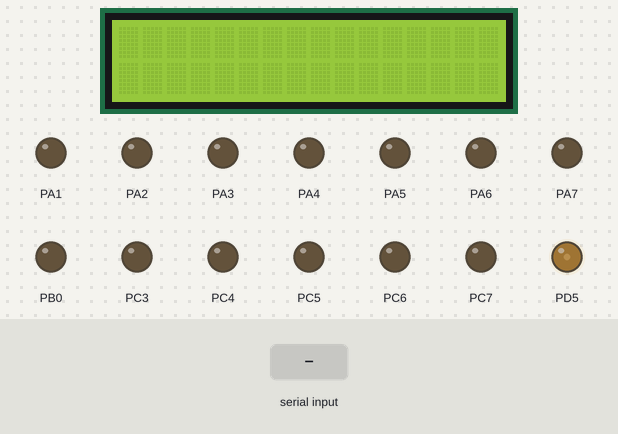
This program was run on a simulated ATmega32, built with avr-gcc and emulated at 8 MHz. Shown: 16×2 character LCD, output pins drawn as LEDs (lit = HIGH). Wiring (inferred from the names in the program): character LCD (HD44780): RS PB1; R/W PB3; E PB2; data PB4, PB5, PB6, PB7. Dashed ring = blinking. Inputs (shaded band) come from the test bench. Pins used as bus, display or sensor lines are not drawn.

Above: at 1.2 s.
1.3 s: "B" received over Serial
At 1.6 s:
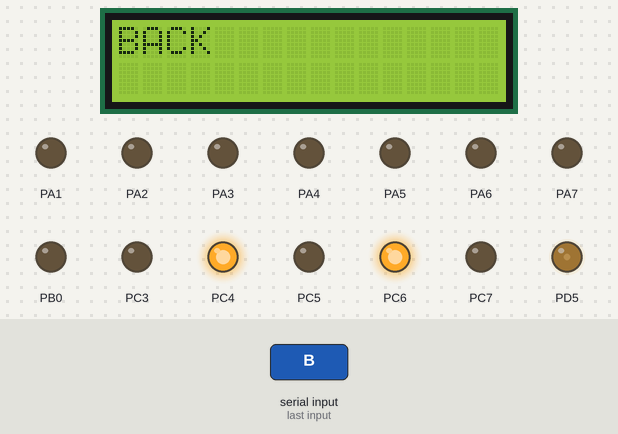
2.8 s: "F" received over Serial
At 4.0 s:
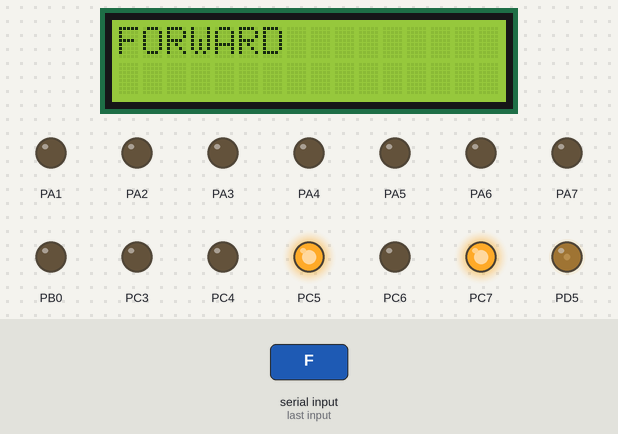
4.3 s: "R" received over Serial
At 5.1 s:
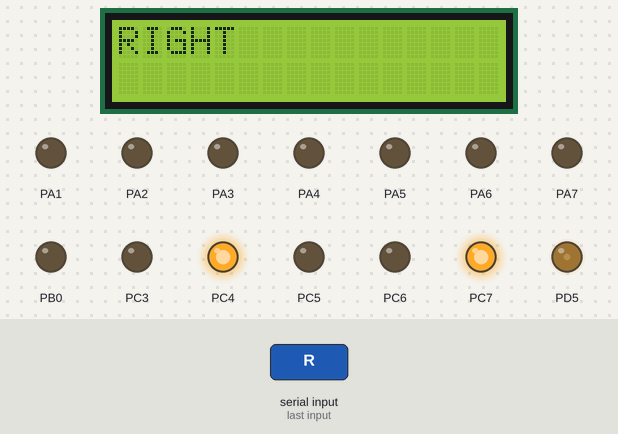
5.8 s: "L" received over Serial
At 6.2 s:
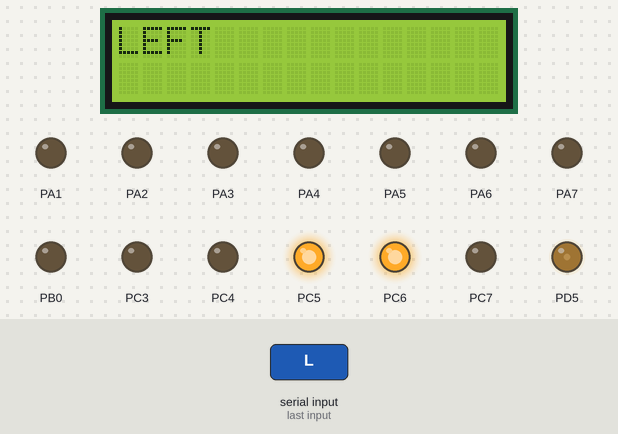
7.3 s: "X" received over Serial
At 7.55 s:
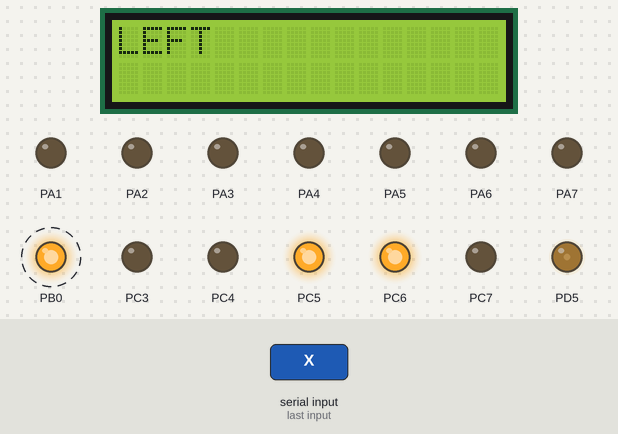
9.4 s: "V" received over Serial
At 10.8 s:
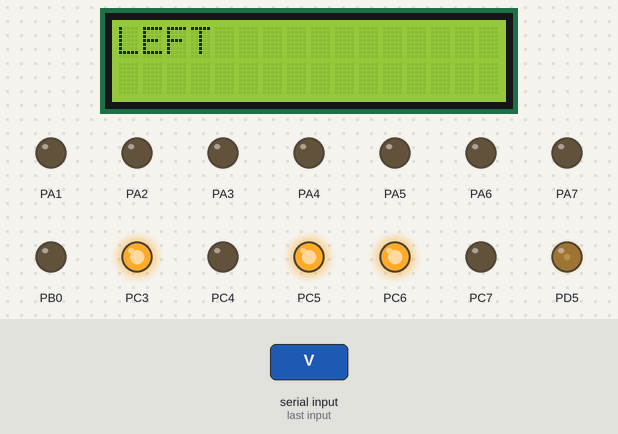
Timing chart, 0 to 11.9 s (numbered marks = the images above; inputs shaded):
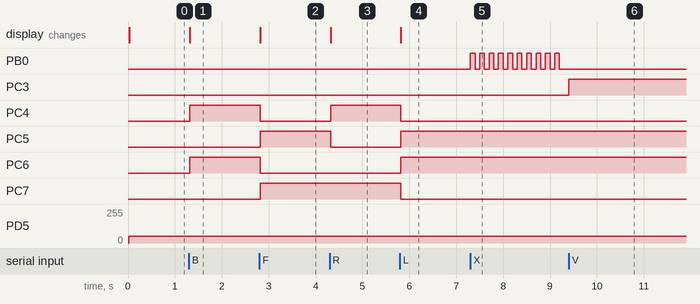

The program:

main.c
```c
/*********************************************************************************
 * Control the car using Bluetooth.c
 * Created: 1/02/2023
 * Author : Salama Mohammed
 ********************************************************************************/

#include "GPIO_Driver.h"
#include "EXTI_Driver.h"
#include "LCD.h"
#include "USART_Driver.h"
#include "SPI_Driver.h"
#include "I2C_Driver.h"
#include "EEPROM.h"
#include "TIMER0_Driver.h"
#include "PWM_Driver.h"
#include "Servo_Motor.h"
#include "HC_05_Bluetooth.h"

unsigned char Data;
unsigned char DATA;

void ISR_Bluetooth (void)
{
	Bluetooth_RX_Byte(&Data);
	if(Data =='B')
	{
		lcd_Clear();
		LCD_String("BACK");
		MCAL_GPIO_WritePin(GPIOC , GPIO_PIN_4 , SET) ;
		MCAL_GPIO_WritePin(GPIOC , GPIO_PIN_5 , RESET) ;
		MCAL_GPIO_WritePin(GPIOC , GPIO_PIN_6 , SET) ;
		MCAL_GPIO_WritePin(GPIOC , GPIO_PIN_7 , RESET) ;
	}
	else if(Data =='F')
	{
		lcd_Clear();
		LCD_String("FORWARD");
		MCAL_GPIO_WritePin(GPIOC , GPIO_PIN_4 , RESET) ;
		MCAL_GPIO_WritePin(GPIOC , GPIO_PIN_5 , SET) ;
		MCAL_GPIO_WritePin(GPIOC , GPIO_PIN_6 , RESET) ;
		MCAL_GPIO_WritePin(GPIOC , GPIO_PIN_7 , SET) ;
	}
	else if(Data =='R')
	{
		lcd_Clear();
		LCD_String("RIGHT");
		MOTOR_Speed(1);
		MCAL_GPIO_WritePin(GPIOC , GPIO_PIN_4 , SET) ;
		MCAL_GPIO_WritePin(GPIOC , GPIO_PIN_5 , RESET) ;
		MCAL_GPIO_WritePin(GPIOC , GPIO_PIN_6 , RESET) ;
		MCAL_GPIO_WritePin(GPIOC , GPIO_PIN_7 , SET) ;
	}
	else if(Data =='L')
	{
		lcd_Clear();
		LCD_String("LEFT");
		MOTOR_Speed(1);
		MCAL_GPIO_WritePin(GPIOC , GPIO_PIN_4 , RESET) ;
		MCAL_GPIO_WritePin(GPIOC , GPIO_PIN_5 , SET) ;
		MCAL_GPIO_WritePin(GPIOC , GPIO_PIN_6 , SET) ;
		MCAL_GPIO_WritePin(GPIOC , GPIO_PIN_7 , RESET) ;
	}
	else if(Data =='S')
	{
		MCAL_GPIO_WritePin(GPIOC , GPIO_PIN_4 , RESET) ;
		MCAL_GPIO_WritePin(GPIOC , GPIO_PIN_5 , RESET) ;
		MCAL_GPIO_WritePin(GPIOC , GPIO_PIN_6 , RESET) ;
		MCAL_GPIO_WritePin(GPIOC , GPIO_PIN_7 , RESET) ;
	}
	else if(Data =='X')
	{
		DATA=20;
		while(DATA)
		{
			MCAL_GPIO_TogglePin(GPIOB , GPIO_PIN_0 ) ;
			_delay_ms(100);
			DATA--;
		}
	}
	else if(Data =='V')
	{
		MCAL_GPIO_WritePin(GPIOC , GPIO_PIN_3 , SET) ;
	}
	else if(Data =='v')
	{
		MCAL_GPIO_WritePin(GPIOC , GPIO_PIN_3 , RESET) ;
	}
	else if(Data =='W')
	{
		MCAL_GPIO_WritePin(GPIOC , GPIO_PIN_1 , SET) ;
	}
	else if(Data =='w')
	{
		MCAL_GPIO_WritePin(GPIOC , GPIO_PIN_1 , RESET) ;
	}
	else if(Data =='U')
	{
		MCAL_GPIO_WritePin(GPIOC , GPIO_PIN_2 , SET) ;
	}
	else if(Data =='u')
	{
		MCAL_GPIO_WritePin(GPIOC , GPIO_PIN_2 , RESET) ;
	}
	else
	{
		if(Data=='0')
		{
			lcd_Clear();
			LCD_String("STOB");
			MOTOR_Speed(0);
			SEG_Display(0);
		}
		else if(Data=='1')
		{
			MOTOR_Speed(1);
			SEG_Display(1);
		}
		else if(Data=='2')
		{
			MOTOR_Speed(2);
			SEG_Display(2);
		}
		else if(Data=='3')
		{
			MOTOR_Speed(3);
			SEG_Display(3);
		}
		else if(Data=='4')
		{
			MOTOR_Speed(4);
			SEG_Display(4);
		}
		else if(Data=='5')
		{
			MOTOR_Speed(5);
			SEG_Display(5);
		}
	}
}


int main(void)
{
	GPIO_Pinconfig_t GPIO_Conf ;
	GPIO_Conf.pinNumber = GPIO_PIN_0 ;
	GPIO_Conf.GPIO_MODE =  GPIO_MODE_OUTPUT ;
	MCAL_GPIO_Init(GPIOB , &GPIO_Conf ) ;

	GPIO_Conf.pinNumber = GPIO_PIN_1 ;
	GPIO_Conf.GPIO_MODE =  GPIO_MODE_OUTPUT ;
	MCAL_GPIO_Init(GPIOC , &GPIO_Conf ) ;

	GPIO_Conf.pinNumber = GPIO_PIN_2 ;
	GPIO_Conf.GPIO_MODE =  GPIO_MODE_OUTPUT ;
	MCAL_GPIO_Init(GPIOC , &GPIO_Conf ) ;

	GPIO_Conf.pinNumber = GPIO_PIN_3 ;
	GPIO_Conf.GPIO_MODE =  GPIO_MODE_OUTPUT ;
	MCAL_GPIO_Init(GPIOC , &GPIO_Conf ) ;

	GPIO_Conf.pinNumber = GPIO_PIN_4 ;
	GPIO_Conf.GPIO_MODE =  GPIO_MODE_OUTPUT ;
	MCAL_GPIO_Init(GPIOC , &GPIO_Conf ) ;

	GPIO_Conf.pinNumber = GPIO_PIN_5 ;
	GPIO_Conf.GPIO_MODE =  GPIO_MODE_OUTPUT ;
	MCAL_GPIO_Init(GPIOC , &GPIO_Conf ) ;

	GPIO_Conf.pinNumber = GPIO_PIN_6 ;
	GPIO_Conf.GPIO_MODE =  GPIO_MODE_OUTPUT ;
	MCAL_GPIO_Init(GPIOC , &GPIO_Conf ) ;

	GPIO_Conf.pinNumber = GPIO_PIN_7 ;
	GPIO_Conf.GPIO_MODE =  GPIO_MODE_OUTPUT ;
	MCAL_GPIO_Init(GPIOC , &GPIO_Conf ) ;


	SEG_Init();
	MOTOR_Init();
	MOTOR_Speed(1);
	Bluetooth_Init( INT_Enable) ;
	LCD_init();

	while (1)
	{

	}
	return 0;
}
```

EXTI_Driver.c
```c
/*
 * EXTI_Driver.c
 *
 * Created: 31/08/2022 11:54:55 م
 *  Author: salama mohamed
 */

#include "EXTI_Driver.h"
/*
 * ===============================================================
 *
 *                      Generic Variable
 *
 * ===============================================================
 */

void (*GP_IRQ_CALL[3])(void);

//=========================================================================================


/*
 * ===============================================================
 *
 *                      Generic Macro
 *
 * ===============================================================
 */


//==========================================================================================


/*
 * ===============================================================
 *
 *                      Generic Function
 *
 * ===============================================================
 */


//====================================================================================================


/*
 * ===============================================================
 *
 *                      API Function Definitions
 *
 * ===============================================================
 */


/**================================================================
* @Fn				-MCAL_EXTI_GPIO_Init
* @brief		  	-Initializes the EXTI [0-3] according to the specified parameters in the EXTI_Config
* 					 @ ref  EXTI_Define And @ ref  EXTI_Trigger_Define Trigger and @ ref  EXTI_IRQ_Define to enable and disable
* @param [in] 		-EXTI_Config: configuration information for the specified EXTI from 0 to 2
* 					 take a pointer to function (this function calling at interrupt)
* @retval 			-none
* Note				-none
*/

void MCAL_EXTI_GPIO_Init(EXTI_PinConfig_t* EXTI_Config)
{
	GPIO_Pinconfig_t pin ;// used to set GPIO

	if ( EXTI_Config->EXTI_Number == EXTI_INT0 )
	{
		//1 GPIO INPUT PORTD PIN 2
		pin.pinNumber = GPIO_PIN_2 ;
		pin.GPIO_MODE = GPIO_MODE_INPUT_FLO ;
		MCAL_GPIO_Init(GPIOD , &pin ) ;

		// 2 Set Rising and Falling
		// Clear
		EXTI->MCUCR &=~(0X3) ;
		// set
		if( EXTI_Config->Trigger_case == EXTI_Trigger_Falling )
		{
			EXTI->MCUCR |= 0X3 ;
		}
		else if ( EXTI_Config->Trigger_case == EXTI_Trigger_Rising )
		{
			EXTI->MCUCR |= 0X2 ;
		}
		else
		{
			EXTI->MCUCR |= 0X1 ;
		}

		//3 IRQ Function Call
		GP_IRQ_CALL[EXTI_Config->EXTI_Number] = EXTI_Config->P_IRQ_CALL ;

		//4 Enable EXTI
		if( EXTI_Config->EXTI_EN == EXTI_IRQ_Enable)
		{
			EXTI_GLOBAL_Enable()	;
			EXTI_INT0_Enable()		;
		}
		else
		{
			EXTI_GLOBAL_Disable()	;
			EXTI_INT0_Disable()		;
		}

	}
	else if ( EXTI_Config->EXTI_Number == EXTI_INT1 )
	{
		//1 GPIO INPUT PORTD PIN 3
		pin.pinNumber = GPIO_PIN_3 ;
		pin.GPIO_MODE = GPIO_MODE_INPUT_FLO ;
		MCAL_GPIO_Init(GPIOD , &pin ) ;

		// 2 Set Rising and Falling
		// Clear
		EXTI->MCUCR &=~(0X3 << 2 ) ;
		// set
		if( EXTI_Config->Trigger_case == EXTI_Trigger_Falling )
		{
			EXTI->MCUCR |= ( 0X3 <<2 ) ;
		}
		else if ( EXTI_Config->Trigger_case == EXTI_Trigger_Rising )
		{
			EXTI->MCUCR |= ( 0X2 << 2 ) ;
		}
		else
		{
			EXTI->MCUCR |= ( 0X1 << 2 ) ;
		}

		//3 IRQ Function Call
		GP_IRQ_CALL[EXTI_Config->EXTI_Number] = EXTI_Config->P_IRQ_CALL ;

		//4 Enable EXTI
		if( EXTI_Config->EXTI_EN == EXTI_IRQ_Enable)
		{
			EXTI_GLOBAL_Enable()	;
			EXTI_INT1_Enable()		;
		}
		else
		{
			EXTI_GLOBAL_Disable()	;
			EXTI_INT1_Disable()		;
		}
	}
	else
	{
		//1 GPIO INPUT PORTB PIN 2
		pin.pinNumber = GPIO_PIN_2 ;
		pin.GPIO_MODE = GPIO_MODE_INPUT_FLO ;
		MCAL_GPIO_Init(GPIOB , &pin ) ;

		// 2 Set Rising and Falling
		// Clear
		EXTI->MCUCSR &=~( 1 << 6 ) ;
		// set
		if( EXTI_Config->Trigger_case == EXTI_Trigger_Falling )
		{
			EXTI->MCUCSR &=~( 1 << 6 ) ;
		}
		else if ( EXTI_Config->Trigger_case == EXTI_Trigger_Rising )
		{
			EXTI->MCUCSR |=( 1 << 6 ) ;
		}

		//3 IRQ Function Call
		GP_IRQ_CALL[EXTI_Config->EXTI_Number] = EXTI_Config->P_IRQ_CALL ;

		//4 Enable EXTI
		if( EXTI_Config->EXTI_EN == EXTI_IRQ_Enable)
		{
			EXTI_GLOBAL_Enable()	;
			EXTI_INT2_Enable()		;
		}
		else
		{
			EXTI_GLOBAL_Disable()	;
			EXTI_INT2_Disable()		;
		}

	}
}


/**================================================================
* @Fn				-MCAL_EXTI_GPIO_DeInit
* @brief		  	-Reset all the EXTI Register
* @retval 			-none
* Note				-none
*/

void MCAL_EXTI_GPIO_DeInit(void)
{
	EXTI_GLOBAL_Disable()		;
	EXTI->MCUCSR &=~( 1 << 6 )	;
	EXTI->MCUCR &=~( 0XF )		;
	EXTI_INT0_Disable()			;
	EXTI_INT1_Disable()			;
	EXTI_INT2_Disable()			;
}

//=========================================================================================================

/*
 * ===============================================================
 *
 *                      ISR Function Definitions
 *
 * ===============================================================
 */


void __vector_1 (void) __attribute__((signal));
void __vector_1 (void)
{
	//Call function
	GP_IRQ_CALL[0]();
}


void __vector_2 (void) __attribute__((signal));
void __vector_2 (void)
{
	//Call function
	GP_IRQ_CALL[1]();
}


void __vector_3 (void) __attribute__((signal));
void __vector_3 (void)
{
	//Call function
	GP_IRQ_CALL[2]();
}
```

I2C_Driver.c
```c
/*
 * I2C_Driver.c
 *
 * Created: 9/25/2022 3:18:46 PM
 *  Author: salama
 */

#include "I2C_Driver.h"

/*
 * ===============================================================
 *
 *                      Generic Variable
 *
 * ===============================================================
 */

I2C_config_t* g_I2C_Config = NULL ;

//===============================================================================


/*
 * ===============================================================
 *
 *                      API Function Definitions
 *
 * ===============================================================
 */


/**================================================================
* @Fn				-MCAL_I2C_Init
* @brief		  	-Initializes the I2C  according to the specified parameters in the I2C_Config
* 					 @ ref  I2C_Speed_MODE_Define  and  @ ref  I2C_Own_Address_Define  and ....
* @param [in] 		-I2C_Config: configuration information for  I2C
* 					 take a pointer to function (this function calling at interrupt)
* @retval 			-none
* Note				-none
*/
void MCAL_I2C_Init(I2C_config_t* I2C_Config)
{
	g_I2C_Config = I2C_Config ;
	I2C->TWAR = I2C_Config->Own_Address ;
	I2C->TWSR = I2C_Config->Prescaler  ;
	if(I2C_Config->IRQ_EN == I2C_IRQ_ENABLE_Enable)
	{
		TWCR |=I2C_Config->IRQ_EN ;
		EXTI_GLOBAL_Enable();
	}
	else
	{
		TWCR &=I2C_Config->IRQ_EN ;
		EXTI_GLOBAL_Disable() ;
	}
	I2C->TWBR =(uint8_t)(((F_CPU/I2C_Config->Speed_MODE)-16)/(2*1)) ;
	// enable I2C and ACK
	TWCR |=(1<<2 ) | (1<<6) ;
}


/**================================================================
* @Fn				-MCAL_I2C_Master_TX
* @brief		  	-send data by I2C from master to slave , data must be 8
* @param [in] 		-PTXBuffer:  the data to be send
* @param [in] 		-Address: slave address
* @retval 			-none
* Note				-this function contains the I2C_Generate_Start and I2C_Generate_Stop function .
*/
void MCAL_I2C_Master_TX( uint8_t Address , uint8_t* PTXBuffer , uint8_t Datalen  , stop_cmd Stop )
{
	uint8_t i ;
	// send start bit
	I2C_Generate_Start();
	// send address slave
	I2C->TWDR = (Address) ;
	TWCR |=(1<<7) ;
	while(!(Get_flag_stutus(TWINT))); // Wait until receive ACK from Slave
	if(Get_flag_stutus(SLA_W_Transmitted))
	{
		//while(1);
		//ERROR
	}
	// send data
	for(i=0 ; i<Datalen ; i++)
	{
		I2C->TWDR =PTXBuffer[i];
		TWCR |=(1<<7) ;
		while(!(Get_flag_stutus(TWINT))); // Wait until receive ACK from Slave
		if(Get_flag_stutus(M_DATA_Transmitted))
		{
			//ERROR
		}
	}
	// send stop bit
	if ( Stop == With_Stop)
	{
		I2C_Generate_Stop();
	}
}


/**================================================================
* @Fn				-MCAL_I2C_Master_RX
* @brief		  	-Receive  data by I2C from slave tto master , data must be 8 .
* @param [in] 		-Address: slave address
* @retval 			-none
* Note				-this function contains the I2C_Generate_Start and I2C_Generate_Stop function .
*/
void MCAL_I2C_Master_RX( uint8_t Address , uint8_t* PRXBuffer , uint8_t Dataln )
{
	uint8_t i ;
	// send start bit
	I2C_Generate_Start();
	// send address slave
	I2C->TWDR = (Address) ;
	TWCR |=(1<<7)|(1<<6) ;
	while(!(Get_flag_stutus(TWINT)));  // Wait until receive ACK from Slave
	if(Get_flag_stutus(SLA_R_Transmitted))
	{
		//ERROR
	}

	for( i=0 ; i<Dataln ;i++ )
	{
		// receive data from slave
		TWCR |=(1<<7) ;
		while(!(Get_flag_stutus(TWINT))); // Wait until receive ACK from Slave ( complete receive data )
		if(Get_flag_stutus(M_DATA_Received))
		{
			//ERROR
		}
		// return data and generate stop
		PRXBuffer[i]= I2C->TWDR ;
	}
	I2C_Generate_Stop();
}


/**================================================================
* @Fn				-I2C_Generate_Start
* @brief		  	-generate start condition to start transmitter .
* @retval 			-none
* Note				-none
*/
void I2C_Generate_Start( void )
{
	TWCR =(1<<7) | (1<<5) | (1<<2) ;
	while(!(Get_flag_stutus(TWINT)));
	if(Get_flag_stutus(START_Transmitted))
	{
		//ERROR
	}
	// clear start bit
	TWCR &=~(160) ;
}


/**================================================================
* @Fn				-Get_flag_stutus
* @brief		  	-check the current state to I2C ( busy , receive data , receive address ...... ) .
* @param [in] 		-flag: the status to be check
* @retval 			-FlagStatus
* Note				-none
*/
FlagStatus Get_flag_stutus(  Status flag )
{
	FlagStatus current_state ;
	switch( flag )
	{
	case TWINT :
		if (TWCR & 1<<7 )
			current_state=SET ;
		else
			current_state=RESET ;
		break;
	case START_Transmitted :
		if ((I2C->TWSR & 0XF8) != 0X08 )
			current_state=SET ;
		else
			current_state=RESET ;
		break;
	case SLA_W_Transmitted :
		if ((I2C->TWSR & 0XF8) != 0X18 )
			current_state=SET ;
		else
			current_state=RESET ;
		break;
	case M_DATA_Transmitted :
		if ((I2C->TWSR & 0XF8) != 0X28 )
			current_state=SET ;
		else
			current_state=RESET ;
		break;
	case SLA_W_Received :
		if ((I2C->TWSR & 0XF8) != 0X60 )
			current_state=SET ;
		else
			current_state=RESET ;
		break;
	case S_DATA_Received :
		if ((I2C->TWSR & 0XF8) != 0X80 )
			current_state=SET ;
		else
			current_state=RESET ;
		break;
	case SLA_R_Transmitted :
		if ((I2C->TWSR & 0XF8) != 0X40 )
			current_state=SET ;
		else
			current_state=RESET ;
		break;
	case M_DATA_Received :
		if ((I2C->TWSR & 0XF8) != 0X50 )
			current_state=SET ;
		else
			current_state=RESET ;
		break;
	case SLA_R_Received :
		if ((I2C->TWSR & 0XF8) != 0XA8 )
			current_state=SET ;
		else
			current_state=RESET ;
		break;
	case S_DATA_Transmitted :
		if ((I2C->TWSR & 0XF8) != 0XB8 )
			current_state=SET ;
		else
			current_state=RESET ;
		break;
	}
	return current_state ;
}


/**================================================================
* @Fn				-I2C_Generate_Stop
* @brief		  	-generate stop condition to end transmitter .
* @retval 			-none
* Note				-none
*/
void I2C_Generate_Stop(void )
{
	TWCR =(1<<7) | (1<<4) | (1<<2) ;
}


/**================================================================
* @Fn				-MCAL_I2C_Slave_TX
* @brief		  	-send data by I2C from  slave to master , data must be 8
* @param [in] 		-PTXBuffer:  the data to be send
* @retval 			-none
* Note				-none.
*/
void MCAL_I2C_Slave_TX( uint8_t PTXBuffer  )
{
	// wait until receive address from master
	while(!(Get_flag_stutus(TWINT)));
	if(Get_flag_stutus(SLA_R_Received))
	{
		//ERROR
	}
	// send data to master
	I2C->TWDR = PTXBuffer ;
	TWCR |=(1 << 7)  ;
	while(!(Get_flag_stutus(TWINT)));
	if(Get_flag_stutus(S_DATA_Transmitted))
	{
		//ERROR
	}
	// clear flag
	TWCR |=(1 << 7) ;
}


/**================================================================
* @Fn				-MCAL_I2C_Slave_RX
* @brief		  	-Receive data by I2C from  master to slave , data must be 8
* @retval 			-return data received from master .
* Note				-none.
*/
uint8_t MCAL_I2C_Slave_RX( void )
{
	// set ACK , enable I2C , clear flag
	TWCR =(1 << 7) | (1 << 6) | (1 << 2);
	// wait until receive address
	while(!(Get_flag_stutus(TWINT)));
	if(Get_flag_stutus(SLA_W_Received))
	{
		//ERROR
	}
	// receive data from master
	TWCR =(1 << 7) | (1 << 6) | (1 << 2);
	while(!(Get_flag_stutus(TWINT)));
	if(Get_flag_stutus(S_DATA_Received))
	{
		//ERROR
	}
	// return data
	return I2C->TWDR;
}

/*
 * ===============================================================
 *
 *                      ISR Function Definitions
 *
 * ===============================================================
 */


void __vector_19 (void) __attribute__((signal));
void __vector_19 (void)
{
	g_I2C_Config->P_IRQ_CALL() ;
}

//====================================================================
```

DC_MOTOR.c
```c
/*
 * DC_MOTOR.c
 *
 * Created: 12/4/2022 11:30:01 PM
 *  Author: Salama Mohammed
 */

#include "DC_MOTOR.h"

uint16_t TOP=0;
void MOTOR_Init(void)
{
		PWM_config_t PWM_Config ;
		PWM_Config.Compare_Value_CH_B = 0 ;
		PWM_Config.Compare_Value_CH_A = 0 ;
		PWM_Config.Output_Compare_pin_A = PWM_Output_Compare_pin_A_Clear_At_Compare_Value_Set_At_TOP ;
		PWM_Config.Output_Compare_pin_B = PWM_Output_Compare_pin_B_Disable ;
		PWM_Config.Clock_Source = PWM_Clock_Source_clk_64 ;
		PWM_Config.TOP_Value = (uint16_t)((F_CPU/(64*50))-1) ;
		PWM_Config.OCIE1A_EN = PWM_OCIE1A_ENABLE_Disable ;
		PWM_Config.OCIE1B_EN = PWM_OCIE1B_ENABLE_Disable ;
		PWM_Config.TOIE1_EN = PWM_TOIE1_ENABLE_Disable ;
		PWM_Config.P_OCIE1A_CALL = NULL ;
		PWM_Config.P_OCIE1B_CALL = NULL ;
		PWM_Config.P_TOIE1_CALL = NULL ;
		MCAL_PWM_Init(&PWM_Config) ;
		TOP = PWM_Config.TOP_Value+1;
}

void MOTOR_Speed(uint8_t speed)
{
	uint16_t Compare_Value=0 ;
	Compare_Value=TOP;
	Compare_Value /=5;
	if (speed==0)
	{
		Compare_Value = (TOP*speed);
	}
	else
	{
		Compare_Value = (Compare_Value*speed)-1;
	}
	MCAL_PWM_Set_Compare_Value(Compare_Value,A) ;
}
```

Source omitted: PWM_Driver.c (5435 bytes), SPI_Driver.c (7289 bytes), TIMER0_Driver.c (3834 bytes), USART_Driver.c (11698 bytes), Atmega32.h (4834 bytes), EXTI_Driver.h (2123 bytes), I2C_Driver.h (2714 bytes), PWM_Driver.h (4479 bytes), SPI_Driver.h (4181 bytes), TIMER0_Driver.h (3809 bytes), USART_Driver.h (5611 bytes), EEPROM.c (1200 bytes) and 12 more

Measured:
- after the input at 1.3 s, PC4, PC6: LOW → HIGH at once; the display: changes at once (image 1)
- after the input at 2.8 s, PC4, PC6: HIGH → LOW at once; PC5, PC7: LOW → HIGH at once; the display: changes at once (image 2)
- after the input at 4.3 s, PC4: LOW → HIGH at once; PC5: HIGH → LOW at once; the display: changes at once (image 3)
- after the input at 5.8 s, PC4, PC7: HIGH → LOW at once; PC5, PC6: LOW → HIGH at once; the display: changes at once (image 4)
- after the input at 7.3 s, PB0: alternates HIGH for 0.10 s and LOW for 0.10 s, starting at once
- after the input at 9.4 s, PC3: LOW → HIGH at once
